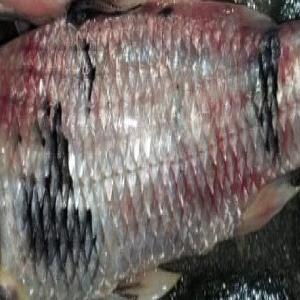
#> input picture LibraryDataset/Testing/aeromonas2.jpg, 300 x 300 px
$ jupyter execute --allow-errors testing_code.ipynb   (older library calls are emulated)
#> lines starting #> are read from the running program, lines starting #| are printed output that depends on the picture
[cell 1]
import cv2
from joblib import load
import numpy as np
from skimage.feature import graycomatrix, graycoprops
from IPython.display import display, Image
import pandas as pd

[cell 2]
# Load model yang sudah dilatih
model_path = 'best_knn_model.h5'
#> (the rest of this cell did not finish here and is left out)

[cell 3]
def extract_glcms_features(image):
    gray_image = cv2.cvtColor(image, cv2.COLOR_BGR2GRAY)
    glcm = graycomatrix(gray_image, distances=[1], angles=[135], levels=256, symmetric=True, normed=True)
    properties = ['contrast', 'homogeneity', 'energy', 'correlation']
    glcm_features = [graycoprops(glcm, prop).ravel()[0] for prop in properties]
    return glcm_features

[cell 4]
def extract_hsv_features(image):
    hsv_image = cv2.cvtColor(image, cv2.COLOR_BGR2HSV)
    h, s, v = cv2.split(hsv_image)
    hsv_features = [np.mean(h), np.mean(s), np.mean(v)]
    return hsv_features

[cell 5]
def classify_image(image_path):
    # Membaca gambar
#> called with image_path = 'LibraryDataset/Testing/aeromonas2.jpg'
    image = cv2.imread(image_path)
#> image is the input picture: shape (300, 300, 3); mean B, G, R 100.2, 103, 114.3

    # Menampilkan gambar di notebook
    image_to_display = Image(filename=image_path)
    display(image_to_display)

    # Ekstraksi fitur dari gambar
    glcm_features = extract_glcms_features(image)
#> in extract_glcms_features, `gray_image = cv2.cvtColor(image, cv2.COLOR_BGR2GRAY)`:
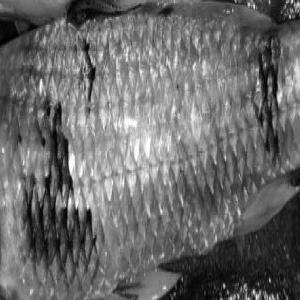
#> gray_image: shape (300, 300); min 0, max 255, mean 106
#> in extract_glcms_features, `glcm_features = [graycoprops(glcm, prop).ravel()[0] for prop in proper..`: glcm_features = [365.9, 0.103, 0.0112, 0.923]
#> glcm_features = [365.9, 0.103, 0.0112, 0.923]
    hsv_features = extract_hsv_features(image)
#> in extract_hsv_features, `hsv_image = cv2.cvtColor(image, cv2.COLOR_BGR2HSV)`: hsv_image: shape (300, 300, 3); mean H, S, V 53.3, 41.4, 115.6
#> in extract_hsv_features, `h, s, v = cv2.split(hsv_image)`:
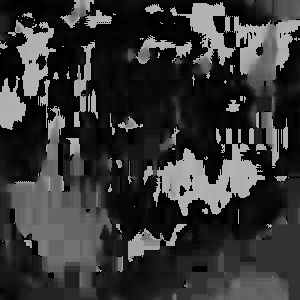
#> h: shape (300, 300); min 0, max 179, mean 53.3
#> in extract_hsv_features, `h, s, v = cv2.split(hsv_image)`:
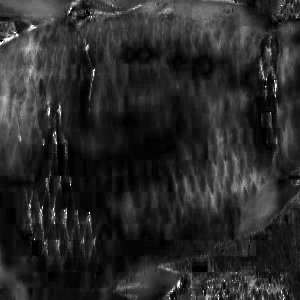
#> s: shape (300, 300); min 0, max 255, mean 41.4
#> in extract_hsv_features, `h, s, v = cv2.split(hsv_image)`:
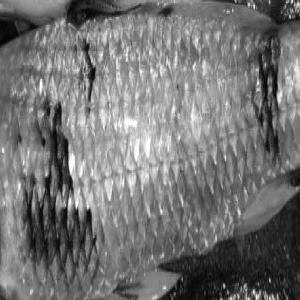
#> v: shape (300, 300); min 0, max 255, mean 115.6
#> in extract_hsv_features, `hsv_features = [np.mean(h), np.mean(s), np.mean(v)]`: hsv_features = [53.31, 41.36, 115.6]
#> hsv_features = [53.31, 41.36, 115.6]
    features = glcm_features + hsv_features
#> features = [365.9, 0.103, 0.0112, 0.923, 53.31, 41.36, 115.6]

    X = []
    X.append(features)
    # Buat DataFrame dari fitur dan label
    data = {'Fitur': X}
#> data = {'Fitur': [[365.9, 0.103, 0.0112, 0.923, 53.31, 41.36, 115.6]]}
    df = pd.DataFrame(data)
#> df = table of 1 rows and 1 columns

    #Pisahkan fitur GLCM dan HSV
    df['GLCM_Contrast'] = [feat[0] for feat in df['Fitur']]
    df['GLCM_Homogeneity'] = [feat[1] for feat in df['Fitur']]
    df['GLCM_Energy'] = [feat[2] for feat in df['Fitur']]
    df['GLCM_Correlation'] = [feat[3] for feat in df['Fitur']]
    df['HSV_H_Mean'] = [feat[4] for feat in df['Fitur']]
    df['HSV_S_Mean'] = [feat[5] for feat in df['Fitur']]
    df['HSV_V_Mean'] = [feat[6] for feat in df['Fitur']]

    # Simpan DataFrame ke file CSV
    df.to_csv('ekstraksi_fitur_testing.csv', index=False)

    # Melakukan prediksi pada gambar
    prediction = knn_model.predict([features])

    print(prediction[0])
    # Mengembalikan hasil prediksi
    if prediction[0] == 'aeromonas':
        return 'Gambar terindikasi sebagai penyakit Aeromonas'
    elif prediction[0] == 'penyakit_lain':
        return 'Gambar terindikasi sebagai penyakit lain'
    else:
        return 'Gambar terindikasi sebagai ikan yang sehat'

$ run again, with LibraryDataset/Testing/aeromonas1.jpg copied over LibraryDataset/Testing/aeromonas2.jpg
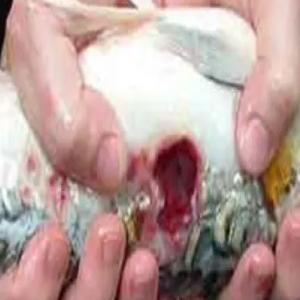
#> input picture LibraryDataset/Testing/aeromonas1.jpg, 300 x 300 px
#> in classify_image, image is the input picture: shape (300, 300, 3); mean B, G, R 153.2, 157.8, 185.3
#> in extract_glcms_features, `gray_image = cv2.cvtColor(image, cv2.COLOR_BGR2GRAY)`:
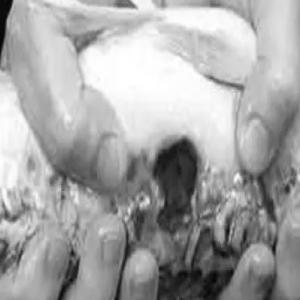
#> gray_image: shape (300, 300); min 4, max 255, mean 165.5
#> in extract_glcms_features, `glcm_features = [graycoprops(glcm, prop).ravel()[0] for prop in proper..`: glcm_features = [65.35, 0.309, 0.0263, 0.991]
#> hsv_image: shape (300, 300, 3); mean H, S, V 53.9, 57.2, 187.1
#> in extract_hsv_features, `h, s, v = cv2.split(hsv_image)`:
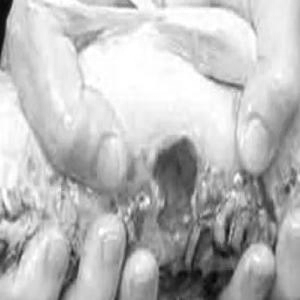
#> v: shape (300, 300); min 5, max 255, mean 187.1
#> in extract_hsv_features, `hsv_features = [np.mean(h), np.mean(s), np.mean(v)]`: hsv_features = [53.95, 57.15, 187.1]
#> features = [65.35, 0.309, 0.0263, 0.991, 53.95, 57.15, 187.1]
#> data = {'Fitur': [[65.35, 0.309, 0.0263, 0.991, 53.95, 57.15, 187.1]]}
#> df = table of 1 rows and 1 columns

$ run again, with LibraryDataset/Testing/aeromonas3.jpg copied over LibraryDataset/Testing/aeromonas2.jpg
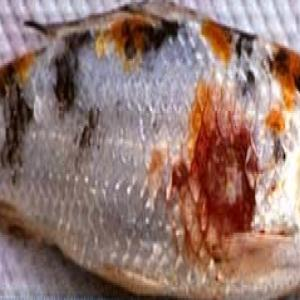
#> input picture LibraryDataset/Testing/aeromonas3.jpg, 300 x 300 px
#> in classify_image, image is the input picture: shape (300, 300, 3); mean B, G, R 112.9, 119.7, 147.4
#> in extract_glcms_features, `gray_image = cv2.cvtColor(image, cv2.COLOR_BGR2GRAY)`:
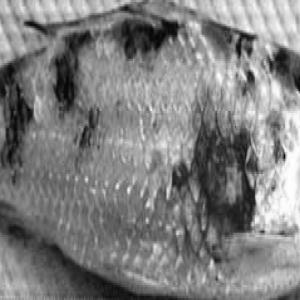
#> gray_image: shape (300, 300); min 4, max 255, mean 127.2
#> in extract_glcms_features, `glcm_features = [graycoprops(glcm, prop).ravel()[0] for prop in proper..`: glcm_features = [133.3, 0.141, 0.0134, 0.975]
#> hsv_image: shape (300, 300, 3); mean H, S, V 53.1, 77.1, 149.4
#> in extract_hsv_features, `h, s, v = cv2.split(hsv_image)`:
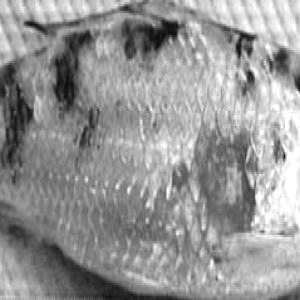
#> v: shape (300, 300); min 12, max 255, mean 149.4
#> in extract_hsv_features, `hsv_features = [np.mean(h), np.mean(s), np.mean(v)]`: hsv_features = [53.05, 77.06, 149.4]
#> features = [133.3, 0.141, 0.0134, 0.975, 53.05, 77.06, 149.4]
#> data = {'Fitur': [[133.3, 0.141, 0.0134, 0.975, 53.05, 77.06, 149.4]]}
#> df = table of 1 rows and 1 columns

$ run again, with LibraryDataset/Testing/penyakitlain.jpg copied over LibraryDataset/Testing/aeromonas2.jpg
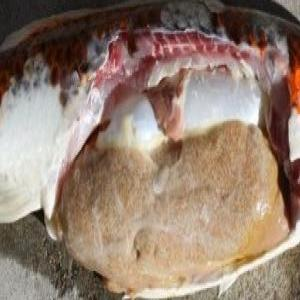
#> input picture LibraryDataset/Testing/penyakitlain.jpg, 300 x 300 px
#> in classify_image, image is the input picture: shape (300, 300, 3); mean B, G, R 111.7, 126.5, 147.2
#> in extract_glcms_features, `gray_image = cv2.cvtColor(image, cv2.COLOR_BGR2GRAY)`:
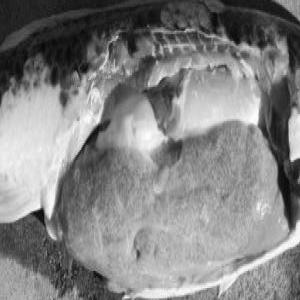
#> gray_image: shape (300, 300); min 3, max 255, mean 131
#> in extract_glcms_features, `glcm_features = [graycoprops(glcm, prop).ravel()[0] for prop in proper..`: glcm_features = [132.3, 0.18, 0.0142, 0.983]
#> hsv_image: shape (300, 300, 3); mean H, S, V 33.8, 74.9, 147.8
#> in extract_hsv_features, `h, s, v = cv2.split(hsv_image)`:
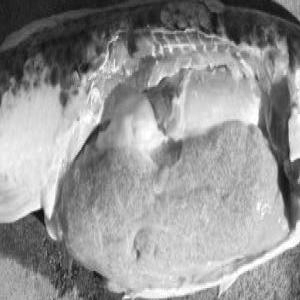
#> v: shape (300, 300); min 10, max 255, mean 147.8
#> in extract_hsv_features, `hsv_features = [np.mean(h), np.mean(s), np.mean(v)]`: hsv_features = [33.79, 74.91, 147.8]
#> features = [132.3, 0.18, 0.0142, 0.983, 33.79, 74.91, 147.8]
#> data = {'Fitur': [[132.3, 0.18, 0.0142, 0.983, 33.79, 74.91, 147.8]]}
#> df = table of 1 rows and 1 columns
